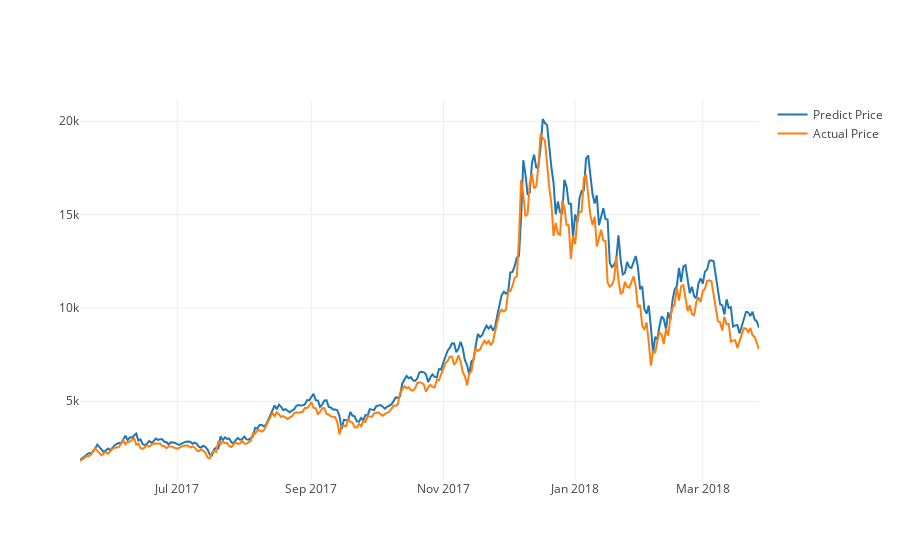

The notebook cell this image was saved under:
### Markdown cell above
#### Plot predicted and actual line graph with X=dates, Y=USD

### Code cell
actual_chart = go.Scatter(x=predictDates, y=testY_reshape, name= 'Actual Price')
predict_chart = go.Scatter(x=predictDates, y=yhat_reshape, name= 'Predict Price')
py.iplot([predict_chart, actual_chart])

### Figure 1 — Plotly figure (JSON) as saved in the notebook; plotly's stock layout.template omitted (floating-point values rounded to 4 significant figures; data arrays with more than 128 entries replaced by an {"elided": "..."} marker saying what was removed)
{"data": [{"name": "Predict Price", "type": "scatter", "x": {"elided": "315 str values"}, "y": {"elided": "315 float values"}}, {"name": "Actual Price", "type": "scatter", "x": {"elided": "315 str values"}, "y": {"elided": "315 float values"}}], "layout": {}}
